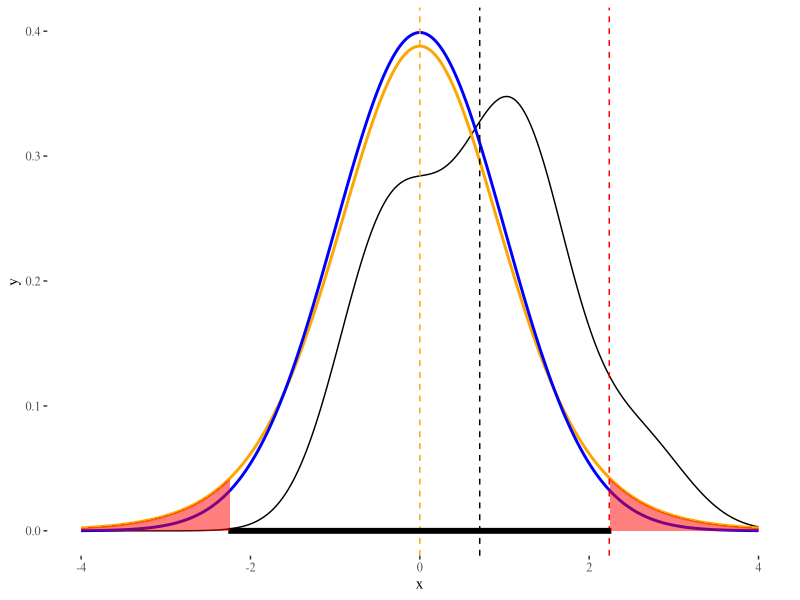
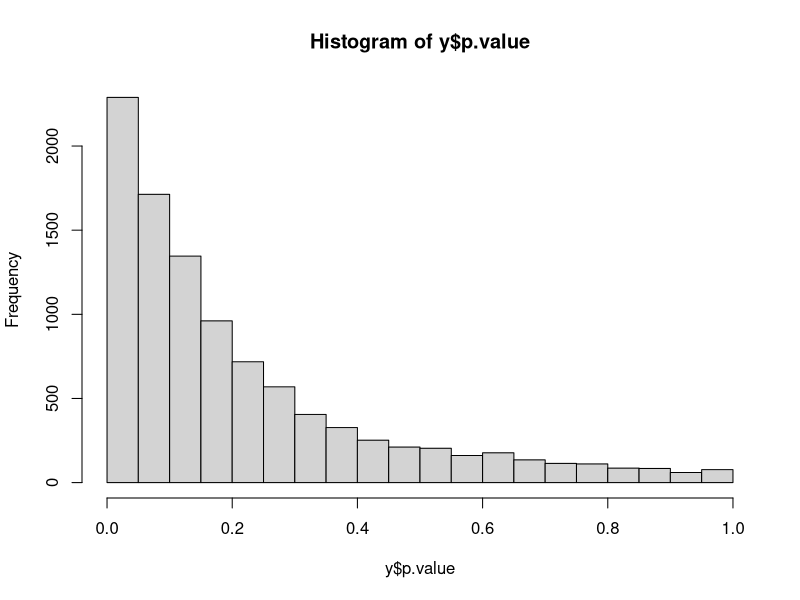
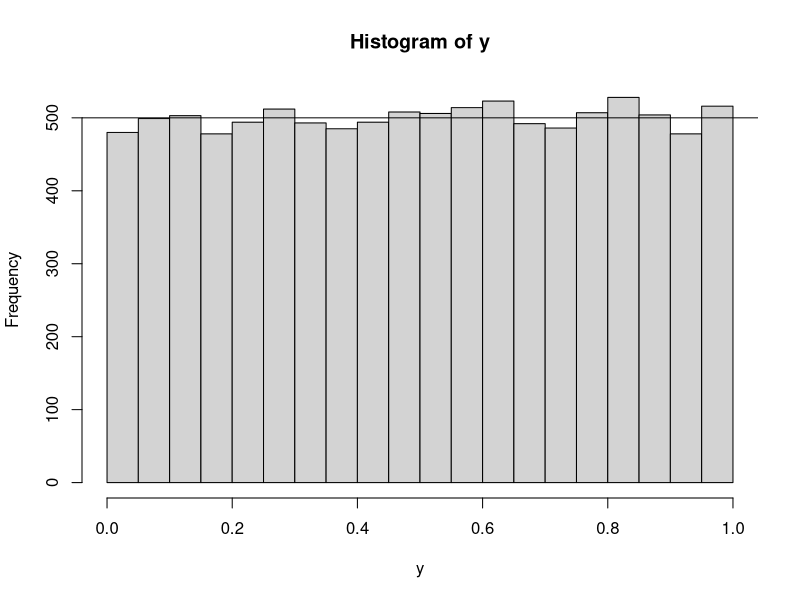

Source code (R) for these figures, in order:
# http://mustafaakca.com/t-testi/
# https://acikders.ankara.edu.tr/pluginfile.php/13904/mod_resource/content/0/5.%20Tek%20Örneklem%20t-Testi.pdf
# https://stat.ethz.ch/pipermail/r-help/2008-August/170453.html
# https://datascienceplus.com/t-tests/
# https://stats.stackexchange.com/questions/141593/calculate-t-statistic-step-by-step-in-r
# https://statistics.berkeley.edu/computing/r-t-tests
# https://www.statisticssolutions.com/manova-analysis-one-sample-t-test/
library(ggplot2)
library(ggthemes)

# bonferroni test for multiple samples

ttest <- function(x, mu = 0, conf.level = 0.95) {
  x <- na.omit(x)
  m <- mean(x)
  df <- length(x) - 1
  alfa <- (1 - conf.level)/2
  se <- sd(x)/sqrt(length(x))
  t <- (m - mu)/se
  ts <- qt(c(alfa, 1 - alfa), df)
  ci <- m + ts * se
  # (ts < t)
  ret <- list(statistic = t, parameter = df, p.value = 2 * pt(-abs(t), df), conf.int = ci,
              estimate = m, null.value = mu, alternative = "two.sided",
              method = "One Sample t-test", data.name = "x")
  names(ret$statistic) <- "t"
  names(ret$parameter) <- "df"
  attr(ret$conf.int, "conf.level") <- conf.level
  names(ret$estimate) <- "mean of x"
  names(ret$null.value) <- "mean"
  class(ret) <- "htest"
  return(ret)
}

conf.level = 0.95 # confidence level
alpha <- 1 - conf.level
mu <- 7.9
# null hypo: mean is equal to mu [mu - mean(x) == 0] p-value < alpha
# alternative hypo: mean is different than mu [mu - mean(x) != 0] p-value >= alpha
n <- 10 # number of observations
df <- n - 1 # degrees of freedom
set.seed(1)
x <- rnorm(n, 10, 5) # we don't know mu and sd indeed.

(se <- sd(x)/sqrt(length(x))) # Standard Error
t <- (mean(x) - mu)/se
ts <- qt(c(alpha/2, 1 - alpha/2), df)
(ci <- mean(x) + ts * se) # confidence interval

if (t > ts[1] && t < ts[2]) {
  cat("H0: Mean is equal to mu. (Fail to reject Ho)")
} else {
  cat("H1: Mean is different than mu. (Reject Ho - do not ACCEPT H1)")
}

y <- (x - mu)/sd(x)
d <- density(y, from = -4, to = 4)[1:2]

dat <- data.frame(x = d$x, y = d$y)
dat$yt <- sapply(dat$x, function(i) dt(i, df)) # student-t distribution
dat$yn <- sapply(dat$x, function(i) dnorm(i, 0, 1)) # normal distribution

rx <- range(dat$x)
ggplot(data = dat, mapping = aes(x, y)) +
  geom_line() +
  geom_line(aes(y = yt), col = "orange",size = 1) +
  geom_line(aes(y = yn), col = "blue",size = 1) +
  geom_vline(xintercept = c(0, mean(y)), linetype = "dashed", col = c("orange", "black")) +
  geom_vline(xintercept = t, linetype = "dashed", col = "red") +
  geom_line(aes(y = 0, x = ts), as.data.frame(ts), size = 2) +
  geom_ribbon(data = subset(dat, x >= rx[1] & x <= -abs(t)), aes(ymax = yt),
              ymin = 0, fill = "red", colour = NA, alpha = 0.5) +
  geom_ribbon(data = subset(dat, x >= abs(t) & x <= rx[2]), aes(ymax = yt),
              ymin = 0, fill = "red", colour = NA, alpha = 0.5) +
  theme_tufte()

# p-value (p): Probability of obtaining a result equal to or more extreme
# than was observed in the data.
(p_val <- 2 * pt(-abs(t), df)) # p-value by student-t dist.
(p_val2 <- 2 * pnorm(-abs(t))) # p-value by normal distrbiution

# if p-value smaller than significance (alpha = 0.05), reject the null hypo.
# if p-value greater than significance, accept the null hypo.
if (p_val > alpha) {
  cat("H0: Mean is equal to mu. (Fail to reject Ho)")
} else {
  cat("H1: Mean is different than mu. (Reject Ho - do not ACCEPT H1)")
}

power.t.test(500, 1, 5, type = "one.sample")

# -------------

# For instance,
# NULL- Hypo (Ho) is "my sample is from a population that mean is 35. p-value > 0.05
# Alternative hypo (H1) is true mean is not equal to 35. p-value < 0.05
n <- 5
shape <- 10; rate = 0.25
mu <- 30; conf.level <- 0.95
set.seed(1)
s <- rgamma(n, shape, rate)
(t <- t.test(s, alternative = "t", mu = mu))

run <- 10000
y <- as.data.frame(cbind(run = 1:run, t(sapply(1:run, function(x) {
  t <- t.test(rgamma(n, shape, rate), alternative = "t",
              mu = mu, conf.level = conf.level)
  c(mean = as.numeric(t$estimate), p.value = t$p.value,
    ci1 = t$conf.int[1], ci2 = t$conf.int[2])
}))))
hist(y$p.value, breaks = seq(0, 1, 0.05))
cat("p-values lower than 0.05: %", sum(y$p.value <= 0.05)*100/run, "\n",
    "p-values greater than 0.05: %", sum(y$p.value > 0.05)*100/run, "\n")

# In t-test, the null hypothesis is that the mean of the two samples is equal.
# This means that the alternative hypothesis for the test is that the
# difference of the mean is not equal to zero.

# The t-test will also produce the p-value, which is the probability of wrongly
# rejecting the null hypothesis. Based on the result, you can say: at 95%
# confidence level, there is no significant difference (p-value = 0.0794) of
# the two means. Here you should accept the null hypothesis that the two means
# are equal because the p-value is larger than 0.05. The maximum difference of
# the mean can be as low as -3.37 and as high as 0.21.

n <- 3000; mu <- 10; s <- 5
x <- 1:10000
y <- sapply(x, function(x) {
  s1 <- rnorm(n, mu, s)
  s2 <- rnorm(n, mu, s)
  t.test(s1, s2, "t", paired = FALSE, var.equal = TRUE)$p.value
})
hist(y, breaks = seq(0, 1, 0.05))
abline(h = 0.05 * max(x))
cat("Percent of false-positive: %", sum(y <= 0.05)*100/max(x), "\n")
